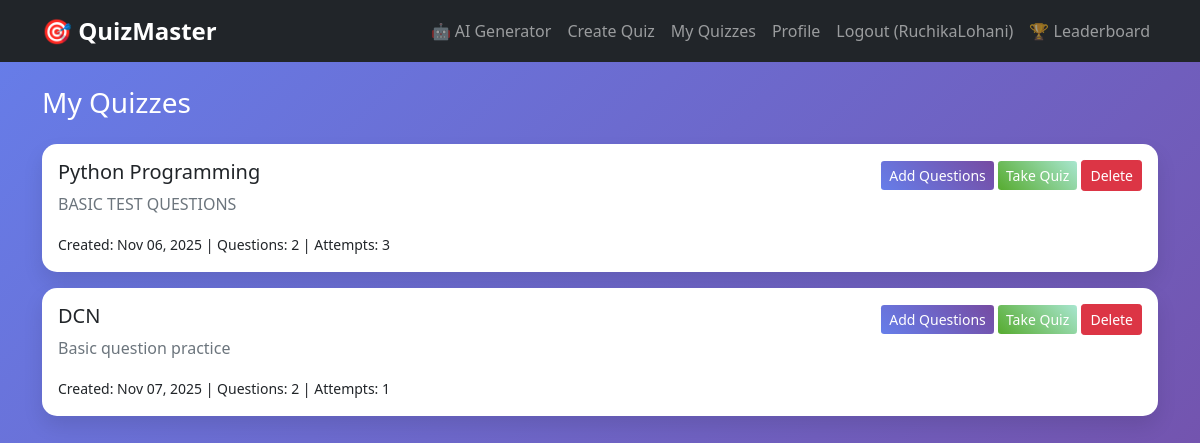
/my-quizzes/ (signed in), run on an earlier commit of the app's database.
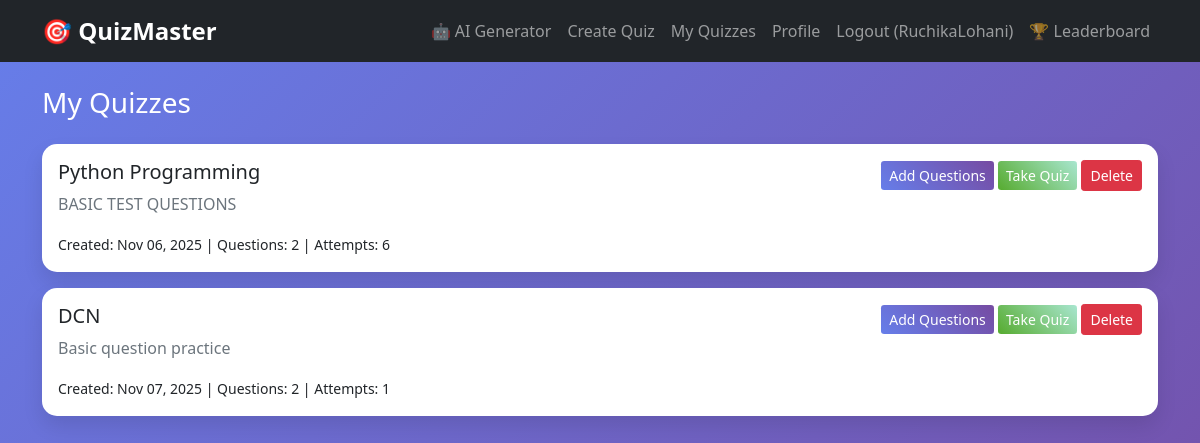
And on a later commit of the database.
### quizapp/models.py (models this page shows, shortened)
class Quiz(models.Model):
    DIFFICULTY_CHOICES = [
        ('easy', 'Easy'),
        ('medium', 'Medium'),
        ('hard', 'Hard'),
    ]
    title = models.CharField(max_length=200)
    description = models.TextField()
    difficulty = models.CharField(
        max_length=10,
        choices=DIFFICULTY_CHOICES,
        default='easy'
    )
    number_of_questions = models.IntegerField(default=15)
    time_limit = models.IntegerField(default=10, help_text="Time limit in minutes")
    has_time_limit = models.BooleanField(default=False)
    created_at = models.DateTimeField(auto_now_add=True)
    updated_at = models.DateTimeField(auto_now=True)
    created_by = models.ForeignKey(User, on_delete=models.CASCADE)

### quizapp/views.py (the view)
# urls.py: path('my-quizzes/', views.my_quizzes, name='my_quizzes'),
@login_required
def my_quizzes(request):
    quizzes = Quiz.objects.filter(created_by=request.user)
    return render(request, 'my_quizzes.html', {'quizzes': quizzes})

### templates/my_quizzes.html (shortened to what this page needs)
{% extends 'base.html' %}
{% block content %}
<div class="row">
    <div class="col-12">
        <h3 class="text-white mb-4">My Quizzes</h3>
        {% for quiz in quizzes %}
        <div class="card mb-3">
            <div class="card-body">
                <div class="row">
                    <div class="col-md-8">
                        <h5>{{ quiz.title }}</h5>
                        <p class="text-muted">{{ quiz.description }}</p>
                        <small>Created: {{ quiz.created_at|date:"M d, Y" }} |
                               Questions: {{ quiz.question_set.count }} |
                               Attempts: {{ quiz.quizattempt_set.count }}
                        </small>
                    </div>
                    <div class="col-md-4 text-end">
                        <a href="{% url 'add_questions' quiz.id %}" class="btn btn-primary btn-sm">
                            Add Questions
                        </a>
                        <a href="{% url 'take_quiz' quiz.id %}" class="btn btn-success btn-sm">
                            Take Quiz
                        </a>
                        <button type="button" class="btn btn-danger btn-sm"
                                data-bs-toggle="modal" data-bs-target="#deleteModal{{ quiz.id }}">
                            Delete
                        </button>
                    </div>
                </div>
            </div>
        </div>
        {% endfor %}
    </div>
</div>
{% endblock %}

What changed in the data, as far as the page shows it:
changed Quiz "Python Programming": quizattempt_set.count "3" → "6"
